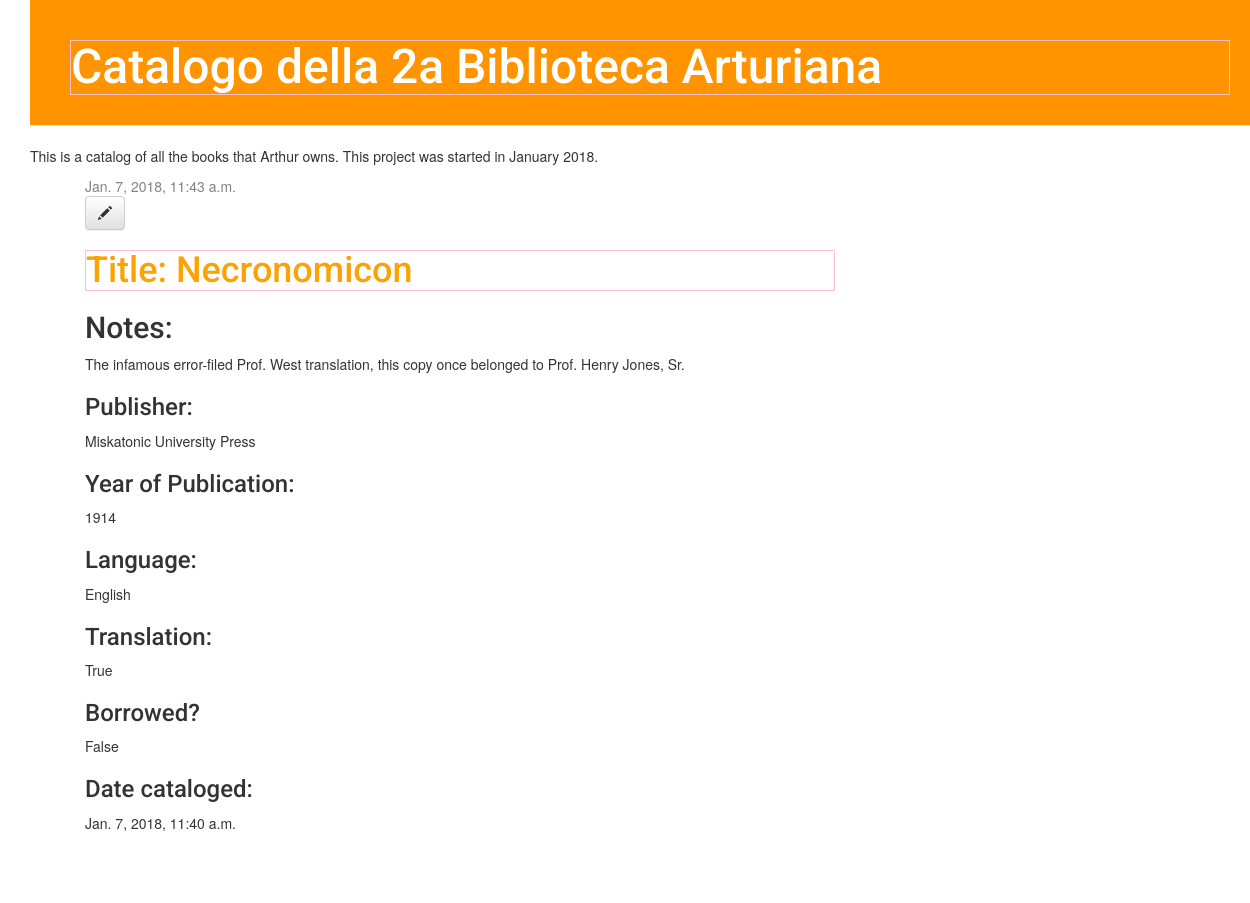
/post/1/, run on an earlier commit of the app's database.
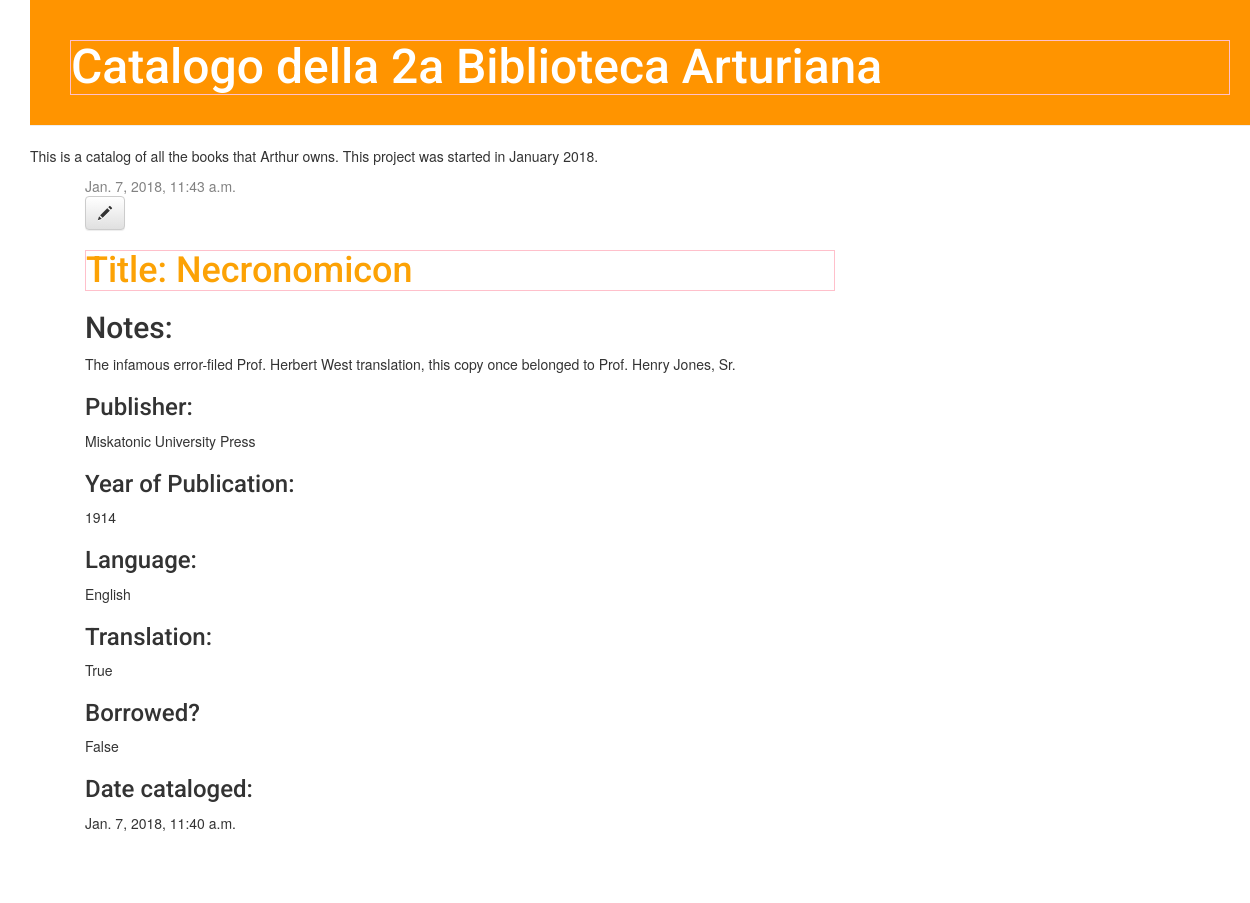
And on a later commit of the database.
### catalogo/models.py (models this page shows, shortened)
class Book(models.Model):
    author = models.ForeignKey('auth.User')
    author_cognome=models.CharField(max_length=200)
    author_nome= models.CharField(max_length=200)
    title = models.CharField(max_length=200)
    publisher= models.CharField(max_length=200)
    pub_year = models.IntegerField()
    language= models.CharField(max_length=100)
    translation = models.BooleanField(default=False)
    notes = models.TextField()
    acquisition_year = models.CharField(max_length=200)
    created_date = models.DateTimeField(
            default=timezone.now)
    catalog_date = models.DateTimeField(
            blank=True, null=True)
    in_library = models.BooleanField(default=True)
    borrowed = models.BooleanField(default=False)
    borrower = models.CharField(max_length=100,default="Nemo")

### catalogo/views.py (the view)
# urls.py: url(r'^post/(?P<pk>\d+)/$', views.book_detail, name='book_detail'),
def book_detail(request, pk):
    book = get_object_or_404(Book, pk=pk)
    return render(request, 'catalogo/book_detail.html', {'book': book})

### catalogo/templates/catalogo/book_detail.html
{% extends 'catalogo/base.html' %}
{% block content %}
    <div class="post">
        {% if book.catalog_date %}
            <div class="date">
                {{ book.catalog_date }}
            </div>
        {% endif %}
        <a class="btn btn-default" href="{% url 'book_edit' pk=book.pk %}"><span class="glyphicon glyphicon-pencil"></span></a>
        <h1> Title: {{ book.title }}</h1>
        <h2>Notes:</h2>
        <p>{{ book.notes|linebreaksbr }}</p>
        <h3>Publisher:</h3>
        <p>{{ book.publisher|linebreaksbr }}</p>
        <h3>Year of Publication:</h3>
        <p>{{ book.pub_year|linebreaksbr }}</p>
        <h3>Language:</h3>
        <p>{{ book.language|linebreaksbr }}</p>
        <h3>Translation:</h3>
        <p>{{ book.translation|linebreaksbr }}</p>
        <h3>Borrowed?</h3>
        <p>
          {{book.borrowed}}
        </p>
        <h3>Date cataloged:</h3>
        <p>
          {{book.created_date}}
        </p>
    </div>
{% endblock %}

What changed in the data, as far as the page shows it:
changed Book "Necronomicon": notes "The infamous error-filed Prof. West translation, this copy once belonged to Prof. Henry Jones, Sr." → "The infamous error-filed Prof. Herbert West translation, this copy once belonged to Prof. Henry Jones, Sr."
